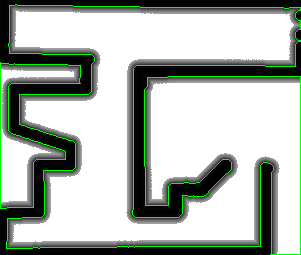
#> input picture src/yolobot/yolobot_recognition/scripts/origin_map_v3.png, 301 x 255 px
$ python print_map_result_v6.py
#> lines starting #> are read from the running program, lines starting #| are printed output that depends on the picture; after the words box and inside, x2 and y2 are one past the last pixel; in counts of white or black regions, pixels touching at a corner belong together
from kalmanfilter import KalmanFilter
import cv2
from filterpy.kalman import kalman_filter
import time
# Kalman Filter
kf = KalmanFilter()

# map_file_name = "origin_map_v2.png"
map_file_name = "origin_map_v3.png"

if map_file_name == "origin_map_v2.png":
    # ! map is my_own_map_v2.pgm
    origin_position_x = -5.18
    origin_position_y = -5.53

elif map_file_name == "origin_map_v3.png":
    # ! map is my_own_map_v3.pgm
    origin_position_x = -8.8
    origin_position_y = -5.24

img = cv2.imread(map_file_name)
#> img is the input picture: shape (255, 301, 3); mean B, G, R 171.6, 181.1, 171.6
img2 = cv2.imread(map_file_name)
img_combine = cv2.imread(map_file_name)
origin_height, origin_width, origin_channel = img.shape
#> origin_height = 255; origin_width = 301; origin_channel = 3
map_resolution = 0.05
print("origin_height: ", origin_height)
#| origin_height:  255
print("origin_width: ", origin_width)
#| origin_width:  301
print("origin_channel: ", origin_channel)
#| origin_channel:  3
print("origin_position_x: ", origin_position_x)
print("origin_position_y: ", origin_position_y)
fix_map_center_pixel_x = origin_position_x / map_resolution
fix_map_center_pixel_y = origin_position_y / map_resolution
print("fix_map_center_pixel_x: ", fix_map_center_pixel_x)
print("fix_map_center_pixel_y: ", fix_map_center_pixel_y)
map_center_pixel_x = (origin_width - (origin_width + fix_map_center_pixel_x))
#> map_center_pixel_x = 176
map_center_pixel_y = origin_height + fix_map_center_pixel_y
#> map_center_pixel_y = 150.2
print("map_center_pixel_x: ", map_center_pixel_x)
#| map_center_pixel_x:  176.0
print("map_center_pixel_y: ", map_center_pixel_y)
#| map_center_pixel_y:  150.2


target_positions = [
    (108, 200),
    (107, 199),
    (108, 199),
    (109, 199),
    (108, 198),
    (109, 197),
    (109, 197),
    (108, 197),
    (108, 196),
    (109, 195),
    (109, 193),
    (110, 191),
    (110, 190),
    (110, 190),
    (111, 189),
    (111, 188),
    (111, 187),
    (111, 186),
    (111, 186),
    (111, 185),
    (110, 184),
    (110, 183),
    (110, 182),
    (110, 182),
    (110, 181),
    (109, 180),
    (109, 179),
    (110, 178),
    (110, 176),
    (111, 175),
    (111, 173),
    (111, 172),
    (110, 171),
    (110, 170),
    (110, 169),
    (109, 168),
    (109, 166),
    (110, 165),
    (110, 165),
    (110, 163),
    (111, 161),
    (111, 160),
    (111, 159),
    (110, 158),
    (110, 157),
    (109, 156),
    (109, 154),
    (109, 153),
    (109, 152),
    (110, 151),
    (110, 149),
    (110, 148),
    (111, 145),
    (110, 144),
    (110, 143),
    (109, 142),
    (109, 140),
    (109, 139),
    (109, 138),
    (110, 136),
    (110, 133),
    (111, 132),
    (110, 131),
    (110, 129),
    (110, 71),
    (110, 69),
    (110, 67),
    (112, 65),
    (112, 64),
    (112, 62),
    (112, 60),
    (112, 57),
    (112, 56),
    (112, 55),
    (112, 52),
    (112, 48),
    (113, 46),
    (112, 44),
    (112, 43),
    (111, 43),
    (111, 42),
    (110, 41),
    (110, 41),
    (110, 40),
    (110, 40),
    (110, 40),
    (110, 39),
    (110, 39),
    (110, 37),
    (110, 37),
    (111, 36),
    (111, 35),
    (111, 35),
    (111, 35),
    (110, 34),
    (110, 34),
    (110, 34),
    (110, 33),
    (109, 33),
    (109, 32),
    (109, 32),
    (109, 32),
    (109, 31),
    (109, 31),
    (109, 31),
    (109, 31),
    (109, 31),
    (109, 31),
    (109, 31),
    (109, 31),
    (110, 31),
    (110, 31),
    (109, 31),
    (109, 31),
    (109, 31),
    (109, 31),
    (110, 31),
    (109, 31),
    (109, 31),
    (110, 31),
    (110, 31)
]

predicted_positions = [
    (109, 202),
    (109, 190),
    (109, 200),
    (108, 197),
    (108, 197),
    (108, 196),
    (108, 196),
    (108, 195),
    (109, 193),
    (109, 192),
    (109, 191),
    (110, 190),
    (110, 188),
    (110, 187),
    (111, 185),
    (111, 184),
    (111, 183),
    (111, 183),
    (110, 182),
    (110, 181),
    (110, 180),
    (110, 179),
    (109, 179),
    (109, 178),
    (109, 177),
    (109, 176),
    (110, 174),
    (110, 173),
    (110, 172),
    (110, 170),
    (110, 169),
    (110, 168),
    (109, 166),
    (109, 165),
    (109, 164),
    (109, 163),
    (109, 162),
    (110, 160),
    (110, 159),
    (110, 157),
    (110, 156),
    (110, 155),
    (110, 154),
    (109, 153),
    (109, 152),
    (109, 150),
    (109, 149),
    (109, 148),
    (109, 147),
    (110, 145),
    (110, 143),
    (110, 142),
    (109, 140),
    (109, 139),
    (109, 137),
    (109, 136),
    (109, 134),
    (109, 132),
    (110, 131),
    (110, 129),
    (110, 127),
    (108, 69),
    (109, 67),
    (109, 66),
    (108, 65),
    (109, 64),
    (109, 62),
    (109, 60),
    (111, 58),
    (110, 55),
    (110, 53),
    (110, 52),
    (111, 50),
    (110, 48),
    (110, 44),
    (110, 42),
    (110, 43),
    (109, 40),
    (109, 37),
    (109, 36),
    (109, 35),
    (109, 34),
    (110, 32),
    (110, 32),
    (111, 33),
    (110, 34),
    (110, 34),
    (110, 36),
    (109, 36),
    (109, 36),
    (109, 35),
    (109, 35),
    (110, 34),
    (110, 34),
    (110, 33),
    (110, 33),
    (110, 33),
    (110, 32),
    (110, 32),
    (110, 32),
    (109, 32),
    (109, 31),
    (109, 31),
    (109, 31),
    (108, 30),
    (108, 30),
    (108, 30),
    (108, 30),
    (108, 30),
    (108, 30),
    (108, 30),
    (108, 30),
    (108, 30),
    (109, 30),
    (109, 30),
    (109, 30),
    (109, 30),
    (109, 30),
    (109, 30),
    (109, 31),
    (109, 31),
    (109, 31),
    (109, 31)

]


for pt in target_positions:
    cv2.circle(img, pt, 1, color=(0, 0, 255), thickness=1)
    cv2.circle(img_combine, pt, 1, color=(0, 0, 255), thickness=1)
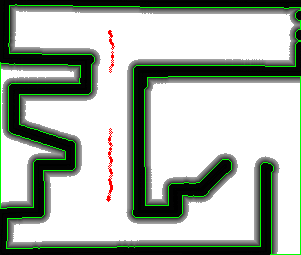
#> img: shape (255, 301, 3); 0.35% of pixels changed, all inside (x1, y1, x2, y2) = (106, 30, 115, 202)

# for i in range(len(target_positions) - 1):
#     cv2.line(img, target_positions[i], target_positions[i+1],
#              color=(255, 255, 0), thickness=1)

for pt2 in predicted_positions:
    cv2.circle(img2, pt2, 1, color=(255, 0, 0), thickness=1)
    cv2.circle(img_combine, pt2, 1, color=(255, 0, 0), thickness=1)
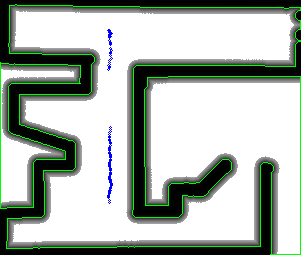
#> img2: shape (255, 301, 3); 0.37% of pixels changed, all inside (x1, y1, x2, y2) = (107, 29, 113, 204)
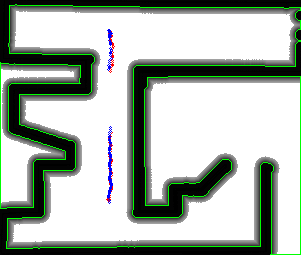
#> img_combine: shape (255, 301, 3); 0.37% of pixels changed, all inside (x1, y1, x2, y2) = (107, 29, 113, 204)

# for i in range(len(predicted_positions) - 1):
#     cv2.line(
#         img, predicted_positions[i], predicted_positions[i+1], color=(255, 0, 0), thickness=1)

dsize = (int(2.0 * origin_width),
         int(2.0 * origin_height))
#> dsize = (602, 510)
img = cv2.resize(img, dsize)
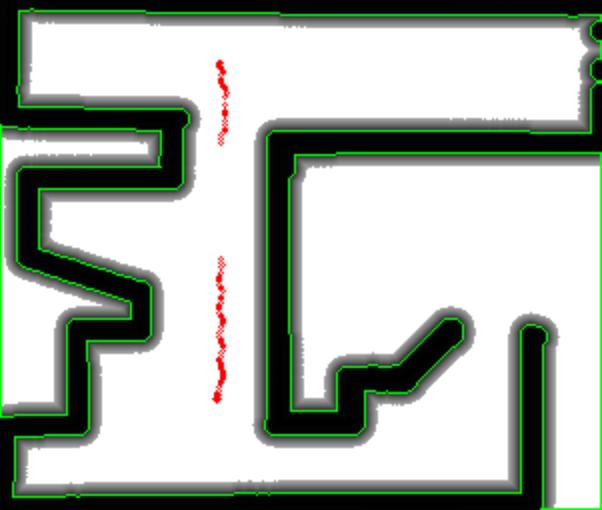
#> img: shape (510, 602, 3); mean B, G, R 170.7, 180.2, 171.6
img2 = cv2.resize(img2, dsize)
#> img2: shape (510, 602, 3)
img_combine = cv2.resize(img_combine, dsize)
#> img_combine: shape (510, 602, 3)

while(True):
    cv2.imshow("target_positions", img)
    cv2.imshow("predicted_positions", img2)
    cv2.imshow("img_combine", img_combine)
    key = cv2.waitKey(1)
#> (key q is pressed here)

    if key & 0xFF == ord('q'):
        break
    elif key == ord('s'):
        print("save")
        cv2.imwrite(filename="阻擋預測2_target_positions.png",
                    img=img)
        cv2.imwrite(filename="阻擋預測2_predicted_positions.png",
                    img=img2)
        cv2.imwrite(filename="阻擋預測2_img_combine.png",
                    img=img_combine)

cv2.destroyAllWindows()

$ run again, with src/my_nav2_bringup/my_bringup/maps/my_own_map_v2.pgm saved as src/yolobot/yolobot_recognition/scripts/origin_map_v3.png
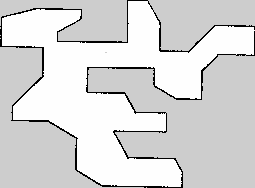
#> input picture src/my_nav2_bringup/my_bringup/maps/my_own_map_v2.pgm, 255 x 188 px
#> img is the input picture: shape (188, 255, 3); min 0, max 254, mean 216.4
#| origin_height:  188
#| origin_width:  255
#| origin_channel:  3
#| map_center_pixel_x:  176.0
#| map_center_pixel_y:  83.2
#> after the loop `for pt2 in predicted_positions:`:
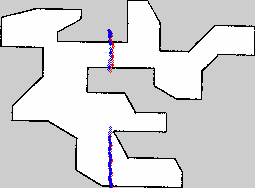
#> img_combine: shape (188, 255, 3); mean B, G, R 216, 214.7, 215.2
#> `img = cv2.resize(img, dsize)`:
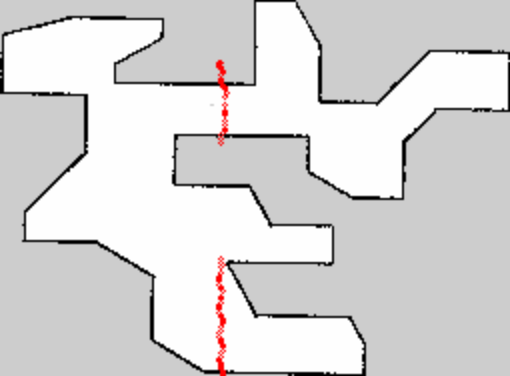
#> img: shape (376, 510, 3); mean B, G, R 215.3, 215.3, 216.5

$ run again, with src/my_nav2_bringup/my_bringup/maps/my_own_map_v3.pgm saved as src/yolobot/yolobot_recognition/scripts/origin_map_v3.png
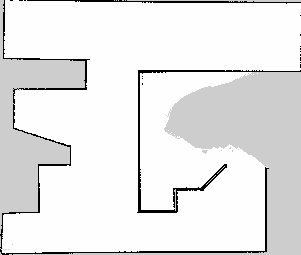
#> input picture src/my_nav2_bringup/my_bringup/maps/my_own_map_v3.pgm, 301 x 255 px
#> img is the input picture: shape (255, 301, 3); min 0, max 254, mean 231.8
#| origin_height:  255
#| origin_width:  301
#| origin_channel:  3
#| map_center_pixel_x:  176.0
#| map_center_pixel_y:  150.2
#> after the loop `for pt2 in predicted_positions:`:
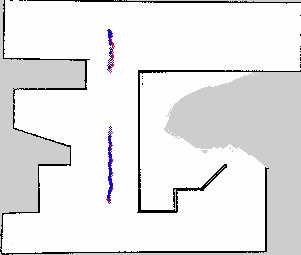
#> img_combine: shape (255, 301, 3); mean B, G, R 231.5, 230.5, 230.9
#> `img = cv2.resize(img, dsize)`:
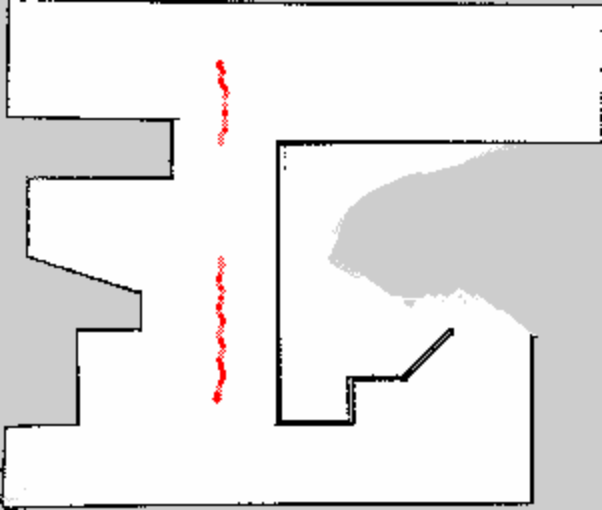
#> img: shape (510, 602, 3); mean B, G, R 231, 231, 231.9
